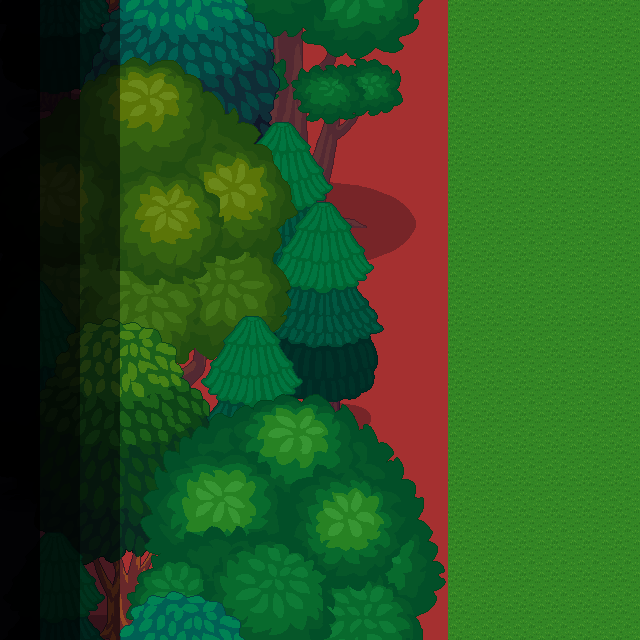

Tiled map render using the project's own tile images. Description and the map definition, with tile-layer contents summarised, below:
An orthogonal 40x40 tile map with 16x16 px tiles, 3 tile layers (ground, wall, tree), 3 tilesets.

<map version="1.10" tiledversion="1.10.2" orientation="orthogonal" renderorder="right-down" width="40" height="40" tilewidth="16" tileheight="16" infinite="0" nextlayerid="4" nextobjectid="1">
 <tileset firstgid="1" source="grasslv3.tsx" />
 <tileset firstgid="5" source="lv3_trees.tsx" />
 <tileset firstgid="14" source="wall.tsx" />
 <layer id="1" name="ground" width="40" height="40">
  <properties>
   <property name="unity:SortingLayer" value="Ground" />
   <property name="unity:layer" value="Ground" />
  </properties>
  <data>[1600 cells, 1600 non-empty, 4 distinct tile ids]</data>
 </layer>
 <layer id="2" name="wall" width="40" height="40">
  <properties>
   <property name="unity:ignore" value="Visual" />
   <property name="unity:layer" value="Obstacles" />
  </properties>
  <data>[1600 cells, 1120 non-empty, 1 distinct tile ids]</data>
 </layer>
 <layer id="3" name="tree" width="40" height="40">
  <properties>
   <property name="unity:SortingLayer" value="Foreground" />
   <property name="unity:layer" value="Obstacles" />
  </properties>
  <data>[1600 cells, 1 non-empty, 1 distinct tile ids]</data>
 </layer>
</map>
